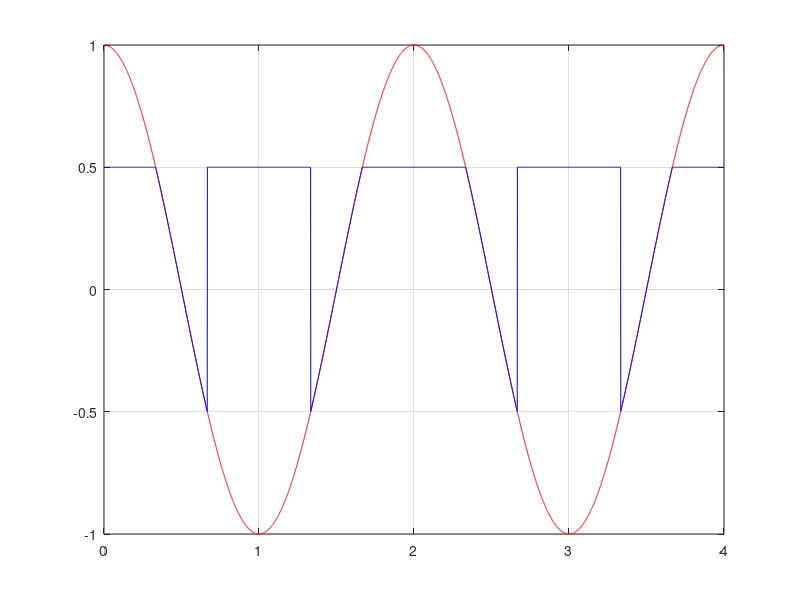
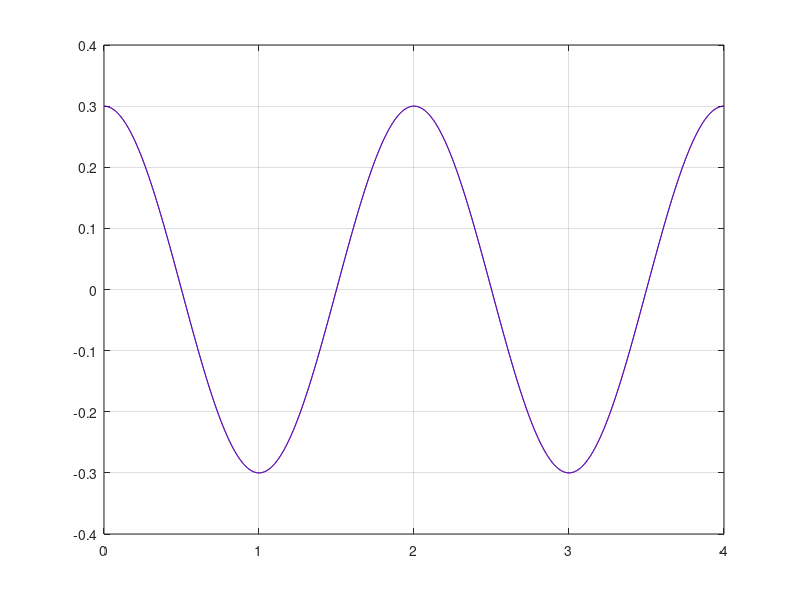
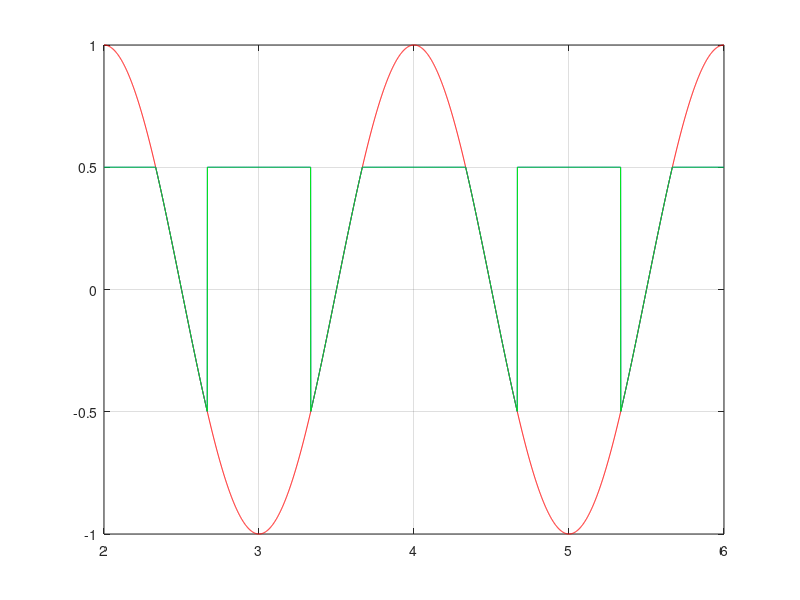

Write MATLAB code to recreate these figures, in order.
#drawing zener diode clipper plots with octave / matlab 
#problem 2.2 luis chapparo

t=0:0.001:4;
function y = zener(t,x)
N=length(t);
for i = 1:N,
if x(i) > 0.5 || x(i) < -0.5,
y(i)=0.5;
else,
y(i)=x(i);
endif
endfor
endfunction

x=cos(pi*t);
y=zener(t,x);
figure(1);
plot(t,x,'r');
grid;
hold on;
plot(t,y,'b');



x2=0.3*cos(pi*t);
y2=zener(t,x2);
figure(2);
plot(t,x2,'r');
grid;
hold on;
plot(t,y2,'b');

#clearly the system is not linear as the plot for 0.3v(s) is different from the original plot

#checking for time invariability by time shifting 
figure(3);
plot(t+2,x,'r');
grid;
hold on;
plot(t+2,y,'b');
y3=zener(t+2,x);
hold on;
plot(t+2,y3,'g');

#as the curves of y shifiting and y by inputting x shifting overlap , this function seems to be time invariant

